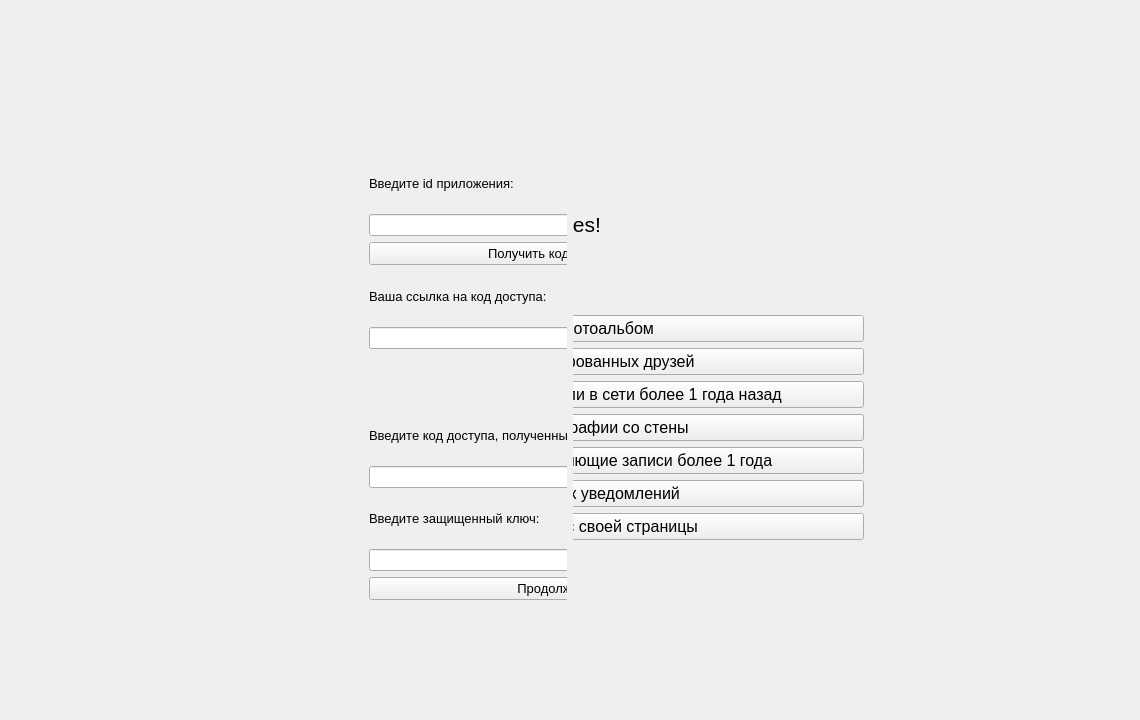
<?xml version="1.0" encoding="UTF-8"?>
<ui version="4.0">
 <class>MainWindow</class>
 <widget class="QMainWindow" name="MainWindow">
  <property name="geometry">
   <rect>
    <x>0</x>
    <y>0</y>
    <width>1140</width>
    <height>720</height>
   </rect>
  </property>
  <property name="windowTitle">
   <string>MainWindow</string>
  </property>
  <widget class="QWidget" name="centralwidget">
   <layout class="QVBoxLayout" name="verticalLayout">
    <item>
     <layout class="QHBoxLayout" name="horizontalLayout">
      <item>
       <widget class="QWidget" name="widget_2" native="true">
        <widget class="QWidget" name="app_id_window" native="true">
         <property name="geometry">
          <rect>
           <x>360</x>
           <y>150</y>
           <width>371</width>
           <height>441</height>
          </rect>
         </property>
         <layout class="QVBoxLayout" name="verticalLayout_3">
          <item>
           <widget class="QLabel" name="label_7">
            <property name="font">
             <font>
              <pointsize>10</pointsize>
             </font>
            </property>
            <property name="text">
             <string>Введите id приложения:</string>
            </property>
           </widget>
          </item>
          <item>
           <widget class="QLineEdit" name="lineEdit_9"/>
          </item>
          <item>
           <widget class="QPushButton" name="pushButton_5">
            <property name="font">
             <font>
              <pointsize>10</pointsize>
             </font>
            </property>
            <property name="text">
             <string>Получить код доступа</string>
            </property>
           </widget>
          </item>
          <item>
           <widget class="QLabel" name="label_11">
            <property name="font">
             <font>
              <pointsize>10</pointsize>
             </font>
            </property>
            <property name="text">
             <string>Ваша ссылка на код доступа:</string>
            </property>
           </widget>
          </item>
          <item>
           <widget class="QLineEdit" name="lineEdit_10"/>
          </item>
          <item>
           <widget class="QLabel" name="label_12">
            <property name="styleSheet">
             <string notr="true">QLabel {
  color: red;
  font-family: Helvetica, Arial, sans-serif;
}</string>
            </property>
            <property name="text">
             <string/>
            </property>
           </widget>
          </item>
          <item>
           <widget class="QLabel" name="label_13">
            <property name="font">
             <font>
              <pointsize>10</pointsize>
             </font>
            </property>
            <property name="text">
             <string>Введите код доступа, полученный по ссылке:</string>
            </property>
           </widget>
          </item>
          <item>
           <widget class="QLineEdit" name="lineEdit_11"/>
          </item>
          <item>
           <widget class="QLabel" name="label_14">
            <property name="font">
             <font>
              <pointsize>10</pointsize>
             </font>
            </property>
            <property name="text">
             <string>Введите защищенный ключ:</string>
            </property>
           </widget>
          </item>
          <item>
           <widget class="QLineEdit" name="lineEdit_12"/>
          </item>
          <item>
           <widget class="QPushButton" name="pushButton_6">
            <property name="font">
             <font>
              <pointsize>10</pointsize>
             </font>
            </property>
            <property name="text">
             <string>Продолжить</string>
            </property>
           </widget>
          </item>
         </layout>
        </widget>
       </widget>
      </item>
      <item>
       <widget class="QWidget" name="widget" native="true">
        <widget class="QWidget" name="widget_3" native="true">
         <property name="geometry">
          <rect>
           <x>-300</x>
           <y>130</y>
           <width>591</width>
           <height>401</height>
          </rect>
         </property>
         <layout class="QVBoxLayout" name="verticalLayout_4">
          <item>
           <widget class="QLabel" name="label_15">
            <property name="font">
             <font>
              <pointsize>16</pointsize>
             </font>
            </property>
            <property name="text">
             <string>Добро пожаловать в VK Features!</string>
            </property>
           </widget>
          </item>
          <item>
           <widget class="QPushButton" name="pushButton_7">
            <property name="font">
             <font>
              <pointsize>12</pointsize>
             </font>
            </property>
            <property name="text">
             <string>Загрузить фотоальбом</string>
            </property>
           </widget>
          </item>
          <item>
           <widget class="QPushButton" name="pushButton_9">
            <property name="font">
             <font>
              <pointsize>12</pointsize>
             </font>
            </property>
            <property name="text">
             <string>Удалить заблокированных друзей</string>
            </property>
           </widget>
          </item>
          <item>
           <widget class="QPushButton" name="pushButton_8">
            <property name="font">
             <font>
              <pointsize>12</pointsize>
             </font>
            </property>
            <property name="text">
             <string>Удалить друзей, которые были в сети более 1 года назад</string>
            </property>
           </widget>
          </item>
          <item>
           <widget class="QPushButton" name="pushButton_10">
            <property name="font">
             <font>
              <pointsize>12</pointsize>
             </font>
            </property>
            <property name="text">
             <string>Загрузить фотографии со стены</string>
            </property>
           </widget>
          </item>
          <item>
           <widget class="QPushButton" name="pushButton_11">
            <property name="font">
             <font>
              <pointsize>12</pointsize>
             </font>
            </property>
            <property name="text">
             <string>Удалить группы, не добавляющие записи более 1 года</string>
            </property>
           </widget>
          </item>
          <item>
           <widget class="QPushButton" name="pushButton_12">
            <property name="font">
             <font>
              <pointsize>12</pointsize>
             </font>
            </property>
            <property name="text">
             <string>Очистить список уведомлений </string>
            </property>
           </widget>
          </item>
          <item>
           <widget class="QPushButton" name="pushButton_13">
            <property name="font">
             <font>
              <pointsize>12</pointsize>
             </font>
            </property>
            <property name="text">
             <string>Установить статус своей страницы</string>
            </property>
           </widget>
          </item>
         </layout>
        </widget>
       </widget>
      </item>
     </layout>
    </item>
   </layout>
  </widget>
 </widget>
 <resources/>
 <connections/>
</ui>
